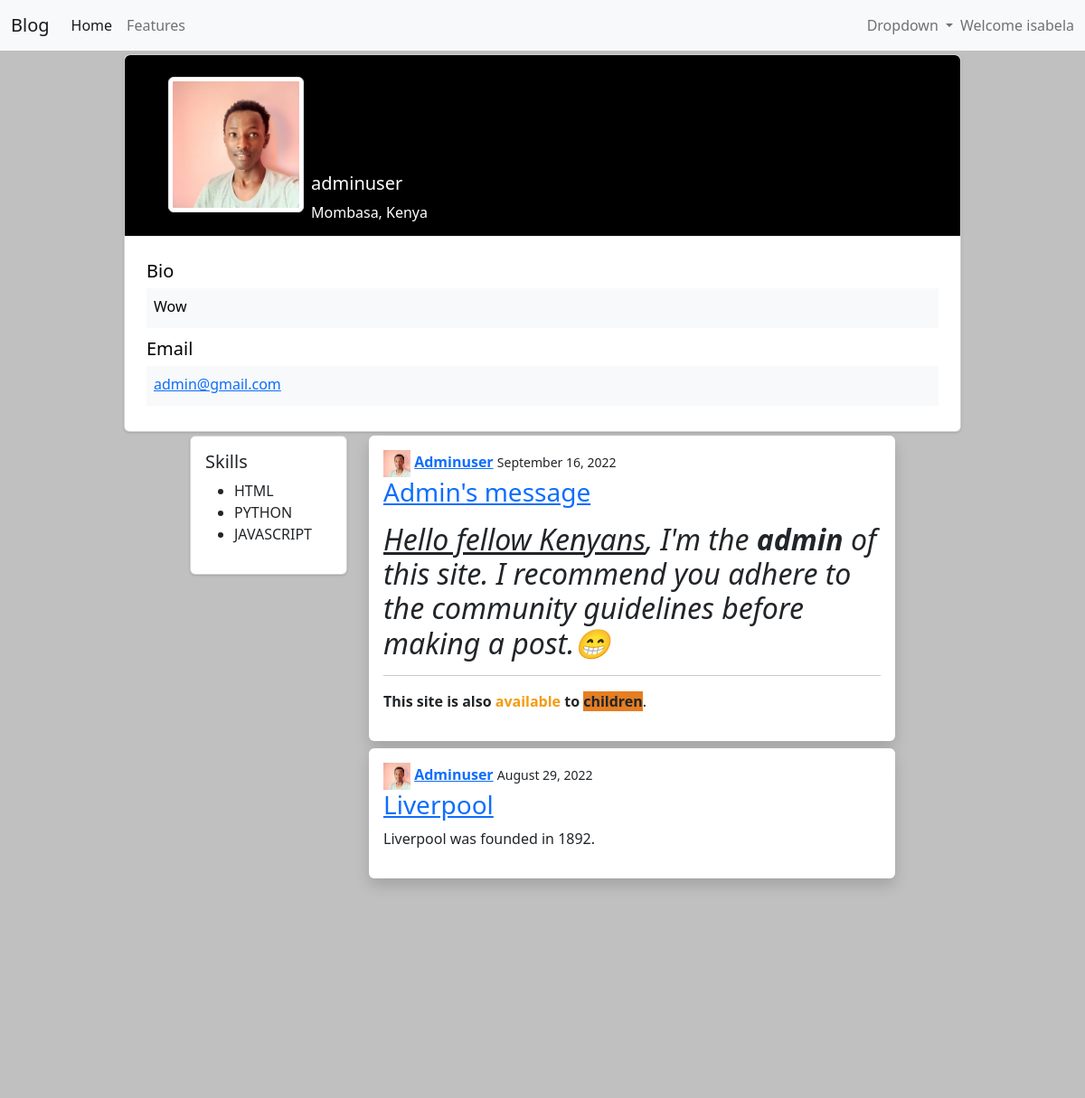
Page /adminuser/ (signed in) on the committed database.
### users/models.py (models this page shows, shortened)
class User(AbstractUser):
    email = models.EmailField(_("email address"))

class Profile(models.Model):
    user = models.OneToOneField(User, on_delete=models.CASCADE)
    bio = models.TextField(blank=True)
    image = models.ImageField(default="default.jpg", upload_to="profile_pics")
    city = models.CharField(max_length=20, blank=True)
    url = models.URLField(blank=True)

### blog/models.py (models this page shows, shortened)
class Post(models.Model):
    user = models.ForeignKey(User, on_delete=models.CASCADE)
    slug = models.SlugField(max_length=50, null=True, blank=True)
    title = models.CharField(max_length=50)
    content = RichTextField()
    date_posted = models.DateTimeField(default=timezone.now)
    def get_absolute_url(self):
        return reverse("blog:post-detail", kwargs={"slug":self.slug})
    class Meta:
        ordering = ["-date_posted"]

### users/views.py (the view)
# urls.py: re_path(r"^(?P<username>\w+)/$", views.profile, name="user_profile"),
@login_required()
def profile(request, username):
    user_profile = Profile.objects.get(user__username=username)
    posts = Post.objects.filter(user=user_profile.user)
    context = {"user_profile":user_profile, "posts":posts}
    return render(request, "users/user_profile.html", context)

### users/templates/users/user_profile.html (shortened to what this page needs)
{% extends 'base.html' %}
{% load crispy_forms_tags %}
{% block content %}
<div class="container py-1 h-100">
   <div class="row d-flex justify-content-center align-items-center h-100">
      <div class="col col-xl-10 col-xl-7">
         <div class="card">
            <div class="rounded-top text-white d-flex flex-row" style="background-color: #000; height:200px;">
               <div class="ms-5 mt-6 d-flex flex-column" style="width: 150px;">
                  <img src="{{ user_profile.image.url }}"
                     alt="Generic placeholder image" class="img-fluid img-thumbnail mt-4 mb-2"
                     style="width: 150px; z-index: 1">
               </div>
               <div class="ms-2" style="margin-top: 130px;">
                  <h5>{{ user_profile.user.username }}</h5>
                  <p>{{ user_profile.city }}</p>
               </div>
            </div>
            <div class="card-body p-4 text-black">
               <div class="mb-2">
                  <p class="lead fw-normal mb-1">Bio</p>
                  <div class="p-2" style="background-color: #f8f9fa;">
                     <p class="font-italic mb-1">{{ user_profile.bio }}</p>
                  </div>
               </div>
               <div class="mb-1">
                  <p class="lead fw-normal mb-1"> Email</p>
                  <div class="p-2" style="background-color: #f8f9fa;">
                     <p class="font-italic mb-1"><a href="mailto:{{ user_profile.user.email }}">{{ user_profile.user.email }}</a></p>
                  </div>
               </div>
            </div>
         </div>
      </div>
   </div>
</div>
<div class="row">
  <div class="col-4" >
    <div class="card" style="margin-left: 210px;">
      <div class="card-body" >
        <h5 class="card-title">Skills</h5>
        <ul>
          <li>HTML</li>
          <li>PYTHON</li>
          <li>JAVASCRIPT</li>
        </ul>
      </div>
    </div>
  </div>
  <div class="col-8">
    {% if posts %}
    {% for post in posts %}
    <div class="shadow p-3 mb-2 bg-body rounded" style="margin-right: 210px;">
      <img src="{{ user_profile.image.url }}" alt="" width="30px" height="30px">
      <a href = "{% url 'users:user_profile' post.user.username %}"> <strong>{{ post.user.username|capfirst }}</strong></a>
      <small> {{ post.date_posted|date:"F d, Y" }} </small>
      <h3><a href="{{ post.get_absolute_url }}">{{ post.title }}</a></h3>
      <p> {{ post.content|safe }} </p>
    </div>
    {% endfor %}
    {% else %}
    <body>
        <h3>NO POSTS</h3>
    </body>
    {% endif %}
  </div>
</div>
{% endblock content %}

### templates/base.html (shortened to what this page needs)
<!DOCTYPE html>
{% load static %}
<html lang="en">
    <head>
        <link rel="stylesheet" href="{% static 'users/css/settings.css' %}">
        <link href="https://cdn.jsdelivr.net/npm/bootstrap@5.2.0/dist/css/bootstrap.min.css" rel="stylesheet">
      </head>
<body class="d-flex flex-column min-vh-100">
    {% include "navbar.html" %}
    {% block content %}
    {% endblock content %}
</body>
<footer class="mt-auto">
    {% include "footer.html" %}
</footer>
</html>

### templates/navbar.html (shortened to what this page needs)
<nav class="navbar navbar-expand-lg bg-light">
  <div class="container-fluid">
     <a class="navbar-brand" href="{% url 'blog:blog-home' %}">Blog</a>
     <div class="collapse navbar-collapse" id="navbarText">
        <ul class="navbar-nav me-auto mb-2 mb-lg-0">
           <li class="nav-item">
              <a class="nav-link active" aria-current="page" href="{% url 'blog:blog-home' %}">Home</a>
           </li>
           <li class="nav-item">
              <a class="nav-link" href="#">Features</a>
           </li>
        </ul>
        <ul class="navbar-nav mb-2 mb-lg-0">
           {% if user.is_authenticated %}
           <li class="nav-item dropdown">
              <a class="nav-link dropdown-toggle" href="#" role="button" data-bs-toggle="dropdown" aria-expanded="false">
              Dropdown
              </a>
           </li>
           {% endif %}
        </ul>
        <span class="navbar-text">
        {% if user.is_authenticated %}
        Welcome {{user}}
        {% endif %}
        </span>
     </div>
  </div>
</nav>

### templates/footer.html (shortened to what this page needs)
<div class="container my-5">
  <footer class="text-center text-white" style="background-color: #f1f1f1;">
  <div class="container pt-4">
    <section class="mb-4">
      <a
        class="btn btn-link btn-floating btn-lg text-dark m-1"
        href="https://twitter.com/raykipkorir02/"
        role="button"
        data-mdb-ripple-color="dark"
        target="_blank"
        >
      </a>
      <a
        class="btn btn-link btn-floating btn-lg text-dark m-1"
        href="https://instagram.com/raykipkorir/"
        role="button"
        data-mdb-ripple-color="dark"
        target="_blank"
        >
      </a>
      <a
        class="btn btn-link btn-floating btn-lg text-dark m-1"
        href="https://linkedin.com/in/raykipkorir/"
        role="button"
        data-mdb-ripple-color="dark"
        target="_blank"
        >
      </a>
      <a
        class="btn btn-link btn-floating btn-lg text-dark m-1"
        href="https://github.com/raykipkorir/"
        role="button"
        data-mdb-ripple-color="dark"
        target="_blank"
        >
      </a>
    </section>
  </div>
  <div class="text-center text-dark p-3" style="background-color: rgba(0, 0, 0, 0.2);">
    <a class="text-dark" href="#!">blog.com</a>
  </div>
</footer>
</div>

### users/static/users/css/settings.css (style rules this page uses)
body { margin-top:20px; color: #1a202c; text-align: left; background-color: #e2e8f0; }
.nav-link { color: #4a5568; }
.card { box-shadow: 0 1px 3px 0 rgba(0,0,0,.1), 0 1px 2px 0 rgba(0,0,0,.06); }
.card { position: relative; display: flex; flex-direction: column; min-width: 0; word-wrap: break-word; background-color: #fff; background-clip: border-box; border: 0 solid rgba(0,0,0,.125); border-radius: .25rem; }
.card-body { flex: 1 1 auto; min-height: 1px; padding: 1rem; }
.h-100 { height: 100%!important; }

### templates/base.html (style rules this page uses)
body { background-color:silver; }

### rows in the picture
User: username "isabela"
Profile: image (picture), user.username "adminuser", city "Mombasa, Kenya", bio "Wow", user.email "admin@gmail.com"
Post: image (picture), user.username "Adminuser", date_posted "September 16, 2022", title "Admin's message", content "Hello fellow Kenyans , I'm the admin of this site. I recommend you adhere to the community guidelines before making a post.😁 This site is also available to children ."
Post: image (picture), user.username "Adminuser", date_posted "August 29, 2022", title "Liverpool", content "Liverpool was founded in 1892."
